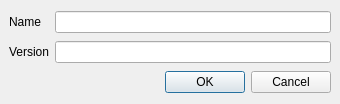
<ui version="4.0" >
 <class>SoftwareDialogUI</class>
 <widget class="QDialog" name="SoftwareDialogUI" >
  <property name="geometry" >
   <rect>
    <x>0</x>
    <y>0</y>
    <width>340</width>
    <height>104</height>
   </rect>
  </property>
  <property name="windowTitle" >
   <string>Dialog</string>
  </property>
  <layout class="QGridLayout" >
   <property name="margin" >
    <number>9</number>
   </property>
   <property name="spacing" >
    <number>6</number>
   </property>
   <item row="1" column="0" >
    <widget class="QLabel" name="label_2" >
     <property name="text" >
      <string>Version</string>
     </property>
    </widget>
   </item>
   <item row="0" column="0" >
    <widget class="QLabel" name="label" >
     <property name="text" >
      <string>Name</string>
     </property>
    </widget>
   </item>
   <item row="1" column="1" >
    <widget class="QLineEdit" name="mVersionEdit" />
   </item>
   <item row="0" column="1" >
    <widget class="QLineEdit" name="mNameEdit" />
   </item>
   <item row="2" column="0" colspan="2" >
    <widget class="QDialogButtonBox" name="buttonBox" >
     <property name="orientation" >
      <enum>Qt::Horizontal</enum>
     </property>
     <property name="standardButtons" >
      <set>QDialogButtonBox::Cancel|QDialogButtonBox::NoButton|QDialogButtonBox::Ok</set>
     </property>
    </widget>
   </item>
  </layout>
 </widget>
 <resources/>
 <connections>
  <connection>
   <sender>buttonBox</sender>
   <signal>accepted()</signal>
   <receiver>SoftwareDialogUI</receiver>
   <slot>accept()</slot>
   <hints>
    <hint type="sourcelabel" >
     <x>248</x>
     <y>254</y>
    </hint>
    <hint type="destinationlabel" >
     <x>157</x>
     <y>274</y>
    </hint>
   </hints>
  </connection>
  <connection>
   <sender>buttonBox</sender>
   <signal>rejected()</signal>
   <receiver>SoftwareDialogUI</receiver>
   <slot>reject()</slot>
   <hints>
    <hint type="sourcelabel" >
     <x>316</x>
     <y>260</y>
    </hint>
    <hint type="destinationlabel" >
     <x>286</x>
     <y>274</y>
    </hint>
   </hints>
  </connection>
 </connections>
</ui>
